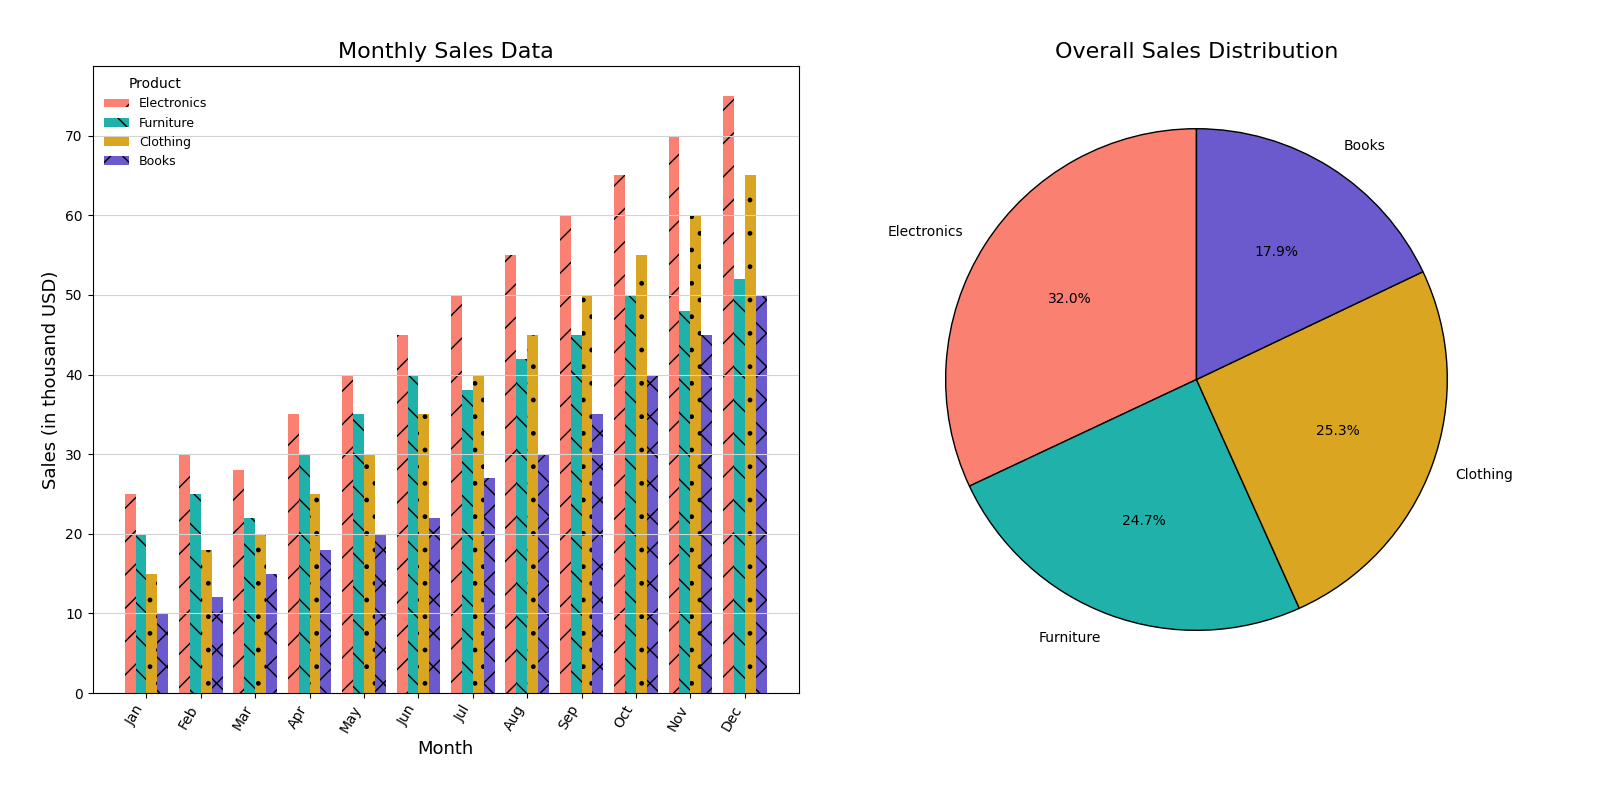

Generate this figure with Python:
import matplotlib.pyplot as plt
import numpy as np

# Monthly sales data
months = ['Jan', 'Feb', 'Mar', 'Apr', 'May', 'Jun', 'Jul', 'Aug', 'Sep', 'Oct', 'Nov', 'Dec']
electronics_sales = [25, 30, 28, 35, 40, 45, 50, 55, 60, 65, 70, 75]
furniture_sales = [20, 25, 22, 30, 35, 40, 38, 42, 45, 50, 48, 52]
clothing_sales = [15, 18, 20, 25, 30, 35, 40, 45, 50, 55, 60, 65]
books_sales = [10, 12, 15, 18, 20, 22, 27, 30, 35, 40, 45, 50]  # New data series

# Overall sales distribution
overall_sales = np.array([sum(electronics_sales), sum(furniture_sales), sum(clothing_sales), sum(books_sales)])
categories = ['Electronics', 'Furniture', 'Clothing', 'Books']

fig, (ax1, ax2) = plt.subplots(1, 2, figsize=(16, 8))

# Bar chart with grouped bars
bar_width = 0.2  # Adjusted width for the new group
x_indices = np.arange(len(months))

ax1.bar(x_indices, electronics_sales, bar_width, label='Electronics', color='salmon', hatch='/')
ax1.bar(x_indices + bar_width, furniture_sales, bar_width, label='Furniture', color='lightseagreen', hatch='\\')
ax1.bar(x_indices + 2 * bar_width, clothing_sales, bar_width, label='Clothing', color='goldenrod', hatch='.')
ax1.bar(x_indices + 3 * bar_width, books_sales, bar_width, label='Books', color='slateblue', hatch='x')  # New group

ax1.set_title("Monthly Sales Data", fontsize=16)
ax1.set_xlabel("Month", fontsize=13)
ax1.set_ylabel("Sales (in thousand USD)", fontsize=13)
ax1.set_xticks(x_indices + 1.5 * bar_width)  # Adjusted for centering
ax1.set_xticklabels(months, rotation=60, horizontalalignment='right')
ax1.legend(title="Product", fontsize=9, loc="upper left", frameon=False)
ax1.grid(axis='y', linestyle='-', color='lightgrey')

# Pie chart
ax2.pie(overall_sales, labels=categories, autopct='%1.1f%%', startangle=90, colors=['salmon', 'lightseagreen', 'goldenrod', 'slateblue'], wedgeprops=dict(edgecolor='k'))

ax2.set_title("Overall Sales Distribution", fontsize=16)

plt.tight_layout(pad=3.0)
plt.show()
